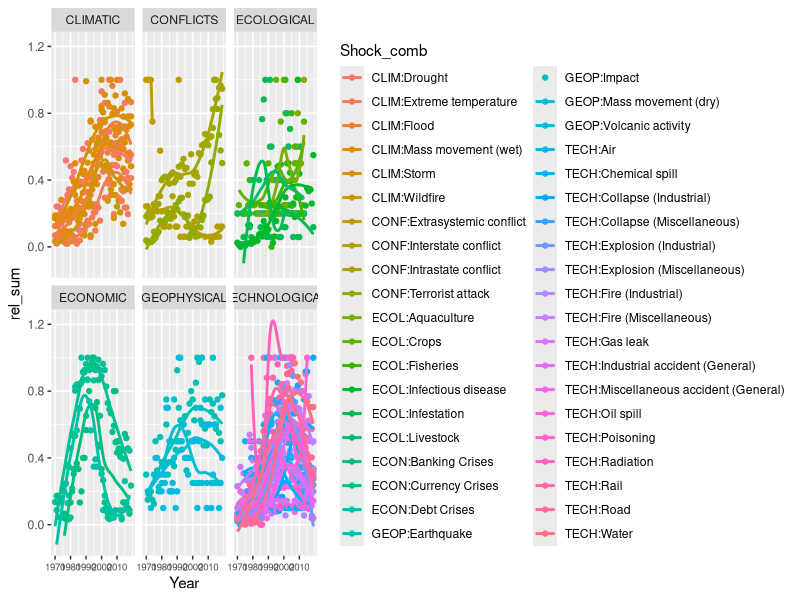
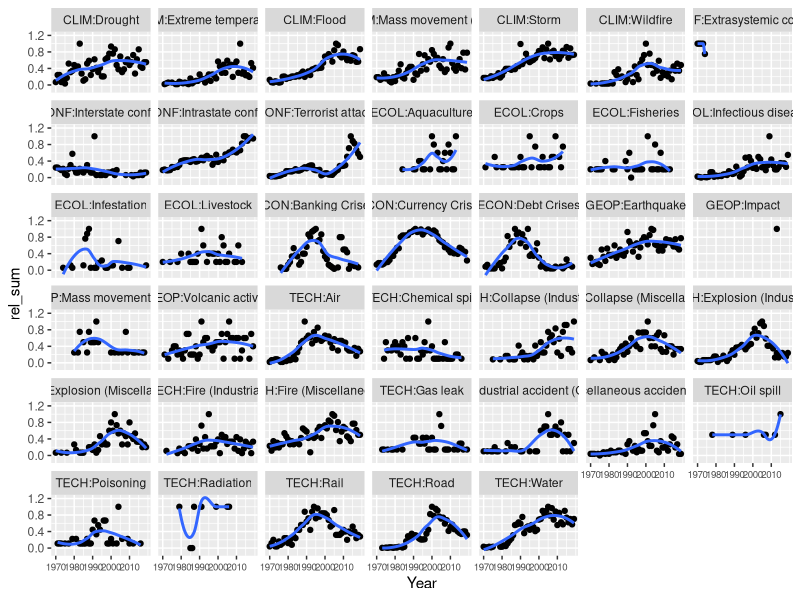

Source code (R) for these figures, in order:
# Install ggplot2 and tidyverse if not installed
install.packages("tidyverse")  # tidyverse includes ggplot2 and dplyr
library(tidyverse)

# Set working directory (adjust the path to your own file location)
setwd("C:\\Users\\loudel30")

# 1. Load the dataset from CSV
if (file.exists("Shocks.csv")) {
  shock_fac.df <- read.csv("Shocks.csv")
  print("Data loaded successfully:")
  print(head(shock_fac.df))  # Check the first few rows of the dataset
} else {
  stop("File 'Shocks.csv' not found in the specified directory.")
}

# 2. Filter data (removing empty 'Shock.category' rows and date range)
shock_fac.df <- shock_fac.df %>%
  filter(nchar(Shock.category) > 0) %>%
  filter(Year >= 1970 & Year <= 2019)  # Filter for the years 1970 to 2019

print(paste("Number of rows after filtering:", nrow(shock_fac.df)))

# 3. Summarise data (summarizing by Year, Shock.category, and Shock.type)
shock_fac_sum.df <- shock_fac.df %>%
  group_by(Year, Shock.category, Shock.type) %>%
  summarise(sum = sum(count), .groups = 'drop')

print("Summarized data:")
print(head(shock_fac_sum.df))

# 4. Calculate relative sum (relative sum of each shock type)
shock_fac_sum.df <- shock_fac_sum.df %>%
  group_by(Shock.category, Shock.type) %>%
  mutate(rel_sum = sum / max(sum, na.rm = TRUE))

print("Data after calculating relative sum:")
print(head(shock_fac_sum.df))

# 5. Combine 'Shock.category' and 'Shock.type' for the plot labels
shock_fac_sum.df <- shock_fac_sum.df %>%
  mutate(Shock_comb = paste(substring(Shock.category, 1, 4), Shock.type, sep = ":"))

print("Data with combined shock labels:")
print(head(shock_fac_sum.df))

# 6. Plot (Wrap in print to ensure rendering in RStudio)
# Define a custom function to format the x-axis labels as years
format_years <- function(x) {
  # Format numbers as years
  format(x, nsmall = 0, big.mark = "", trim = TRUE)
}

# Plot 1: Faceting by Shock.category with smaller x-axis labels
# Plot 1: Faceting by Shock.category with smaller x-axis labels and grey theme
print(
  ggplot(shock_fac_sum.df, aes(x = Year, y = rel_sum, color = Shock_comb)) +
    geom_point() +
    geom_smooth(se = FALSE) +
    facet_wrap(vars(Shock.category)) +
    scale_x_continuous(
      breaks = seq(1970, 2019, by = 10),
      labels = format_years  # Ensure correct formatting if needed
    ) +
    theme_gray() +  # Apply the grey theme
    theme(
      axis.text.x = element_text(size = 7)  # Adjust text size for x-axis labels
    )
)

# Plot 2: Faceting by Shock_comb with smaller x-axis labels and grey theme
print(
  ggplot(shock_fac_sum.df, aes(x = Year, y = rel_sum)) +
    geom_point() +
    geom_smooth(se = FALSE) +
    facet_wrap(vars(Shock_comb)) +
    scale_x_continuous(
      breaks = seq(1970, 2019, by = 10),
      labels = format_years  # Ensure correct formatting if needed
    ) +
    theme_gray() +  # Apply the grey theme
    theme(
      axis.text.x = element_text(size = 7)  # Adjust text size for x-axis labels
    )
)


